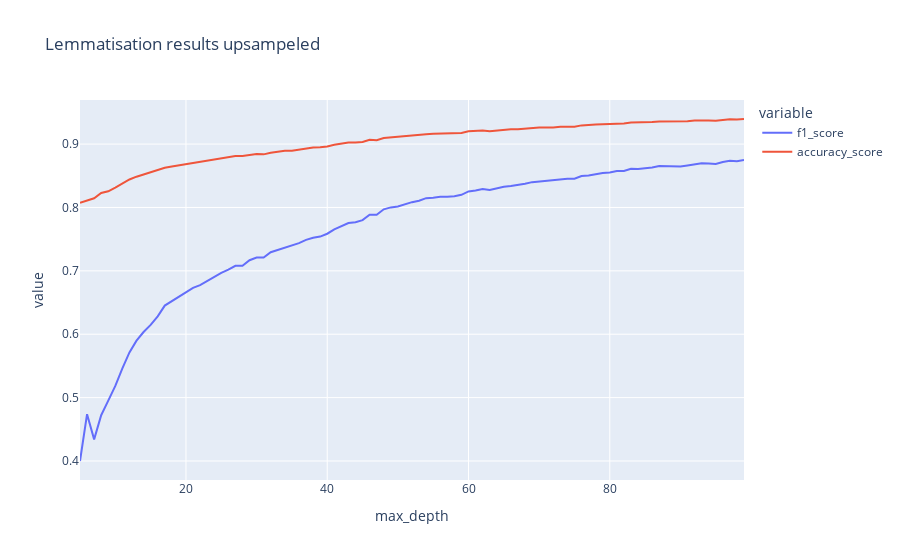

The code cell stored with this chart in its notebook:
### Code cell
import plotly.express as px


fig = px.line(df_upsampled, x="max_depth", y= ["f1_score", "accuracy_score"], title="Lemmatisation results upsampeled")
fig.show()
